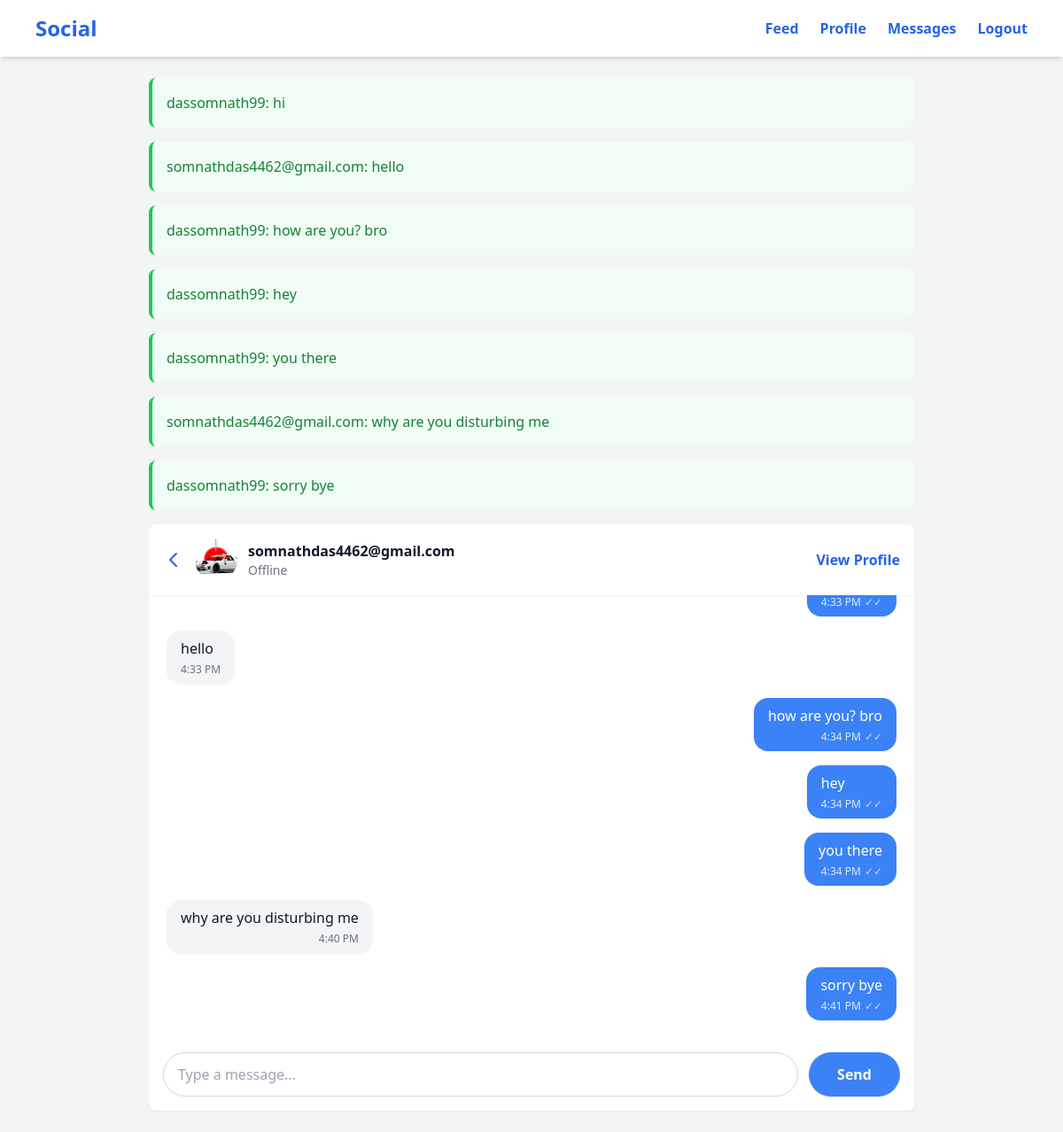
/messages/somnathdas4462@gmail.com/ (signed in), run on the app's committed database.
### core/models.py (models this page shows, shortened)
class Message(models.Model):
    conversation = models.ForeignKey(Conversation, on_delete=models.CASCADE, related_name='messages')
    sender = models.ForeignKey(User, on_delete=models.CASCADE, related_name='sent_messages')
    content = models.TextField(max_length=2000)
    timestamp = models.DateTimeField(auto_now_add=True)
    is_read = models.BooleanField(default=False)
    read_at = models.DateTimeField(null=True, blank=True)
    class Meta:
        ordering = ['timestamp']
    def __str__(self):
        return f"{self.sender.username}: {self.content[:50]}"

class Profile(models.Model):
    user = models.OneToOneField(User, on_delete=models.CASCADE)
    bio = models.TextField(max_length=500, blank=True)
    avatar = models.ImageField(upload_to='avatars/', blank=True, null=True)
    following = models.ManyToManyField('self', symmetrical=False, related_name='followers', blank=True)
    is_online = models.BooleanField(default=False)
    last_seen = models.DateTimeField(auto_now=True)
    created_at = models.DateTimeField(auto_now_add=True)

### core/views.py (the view, shortened to what this page needs)
# urls.py: path('messages/<str:username>/', views.chat_view, name='chat_view'),
@login_required
def chat_view(request, username):
    other_user = get_object_or_404(User, username=username)
    if other_user == request.user:
        return redirect('message_list')
    conversation = Conversation.get_or_create_conversation(request.user, other_user)
    messages = conversation.messages.select_related('sender').all()
    unread_messages = messages.filter(is_read=False).exclude(sender=request.user)
    return render(request, 'core/chat.html',{
        'other_user':other_user,
        'conversation':conversation,
        'messages':messages
    })

### core/models.py (called while the page is built)
    @staticmethod
    def get_or_create_conversation(user1, user2):
        if user1.id > user2.id:
            user1, user2 = user2, user1
        conversation, created = Conversation.objects.get_or_create(
            user1=user1,
            user2=user2
        )
        return conversation

### core/templates/core/chat.html (shortened to what this page needs)
{% extends 'core/base.html' %}
{% block content %}
<div class="max-w-4xl mx-auto">
    <div class="bg-white rounded-t-lg shadow-sm p-4 flex items-center justify-between sticky top-16 z-40">
        <div class="flex items-center gap-3">
            <a href="{% url 'core:messages_list' %}"
               class="text-blue-600 hover:text-blue-700 transition-colors">
                <svg class="w-6 h-6" fill="none" stroke="currentColor" viewBox="0 0 24 24">
                    <path stroke-linecap="round" stroke-linejoin="round" stroke-width="2" d="M15 19l-7-7 7-7"></path>
                </svg>
            </a>
            {% if other_user.profile.avatar %}
                <img src="{{ other_user.profile.avatar.url }}"
                     class="w-12 h-12 rounded-full object-cover">
            {% else %}
                <div class="w-12 h-12 rounded-full bg-blue-500 text-white flex items-center justify-center font-bold text-lg">
                    {{ other_user.username.0|upper }}
                </div>
            {% endif %}
            <div>
                <div class="font-semibold text-gray-900">{{ other_user.username }}</div>
                <div id="user-status" class="text-sm">
                    {% if other_user.profile.is_online %}
                        <span class="text-green-600 font-medium">● Active now</span>
                    {% else %}
                        <span class="text-gray-500">Offline</span>
                    {% endif %}
                </div>
            </div>
        </div>
        <a href="{% url 'core:profile' other_user.username %}"
           class="text-blue-600 hover:text-blue-700 font-semibold transition-colors">
            View Profile
        </a>
    </div>
    <div class="bg-white overflow-y-auto p-5 flex flex-col space-y-4"
         id="chat-messages"
         style="height: 500px;">
        {% for message in messages %}
        <div class="flex animate-fade-in {% if message.sender == request.user %}justify-end{% endif %}"
             data-message-id="{{ message.id }}">
            <div class="max-w-[70%] {% if message.sender == request.user %}bg-blue-500 text-white{% else %}bg-gray-100 text-gray-900{% endif %} rounded-2xl px-4 py-2 shadow-sm">
                <p class="break-words">{{ message.content }}</p>
                <div class="flex items-center justify-end gap-1 mt-1">
                    <span class="text-xs {% if message.sender == request.user %}text-blue-100{% else %}text-gray-500{% endif %}">
                        {{ message.timestamp|date:"g:i A" }}
                    </span>
                    {% if message.sender == request.user and message.is_read %}
                        <span class="text-xs text-blue-200">✓✓</span>
                    {% endif %}
                </div>
            </div>
        </div>
        {% endfor %}
    </div>
    <div class="bg-white rounded-b-lg shadow-sm p-4 flex gap-3">
        <input type="text"
               class="flex-1 px-4 py-3 border border-gray-300 rounded-full outline-none focus:ring-2 focus:ring-blue-500 focus:border-transparent"
               id="message-input"
               placeholder="Type a message..."
               autocomplete="off"
               maxlength="2000">
        <button class="bg-blue-500 hover:bg-blue-600 text-white px-8 py-3 rounded-full font-semibold disabled:bg-gray-300 disabled:cursor-not-allowed transition-colors shadow-sm hover:shadow"
                id="send-btn"
                onclick="sendMessage()">
            Send
        </button>
    </div>
</div>
{% endblock %}

### core/templates/core/base.html (shortened to what this page needs)
<!DOCTYPE html>
<html lang="en">
<head>
    <script src="https://cdn.tailwindcss.com"></script>
</head>
<body class="bg-gray-100 min-h-screen">
    <nav class="bg-white shadow-md sticky top-0 z-50">
        <div class="max-w-6xl mx-auto px-4">
            <div class="flex justify-between items-center h-16">
                <a href="{% if user.is_authenticated %}{% url 'core:feed' %}{% else %}{% url "core:signup" %}{% endif %}" class="text-2xl font-bold text-blue-600 hover:text-blue-700 transition-colors">
                    Social
                </a>
                <div class="flex gap-6">
                    {% if user.is_authenticated %}
                        <a href="{% url 'core:feed' %}" class="text-blue-600 hover:text-blue-700 font-semibold transition-colors">Feed</a>
                        <a href="{% url 'core:profile' user.username %}" class="text-blue-600 hover:text-blue-700 font-semibold transition-colors">Profile</a>
                        <a href="{% url 'core:messages_list' %}" class="text-blue-600 hover:text-blue-700 font-semibold transition-colors">Messages</a>
                        <a href="{% url 'core:logout' %}" class="text-blue-600 hover:text-blue-700 font-semibold transition-colors">Logout</a>
                    {% else %}
                        <a href="{% url 'core:login' %}" class="text-blue-600 hover:text-blue-700 font-semibold transition-colors">Login</a>
                        <a href="{% url 'core:signup' %}" class="text-blue-600 hover:text-blue-700 font-semibold transition-colors">Sign Up</a>
                    {% endif %}
                </div>
            </div>
        </div>
    </nav>
    <div class="max-w-4xl mx-auto px-4 py-6">
        {% if messages %}
            {% for message in messages %}
            <div class="mb-4 p-4 rounded-lg {% if message.tags == 'error' %}bg-red-50 border-l-4 border-red-500 text-red-700{% else %}bg-green-50 border-l-4 border-green-500 text-green-700{% endif %}">
                {{ message }}
            </div>
            {% endfor %}
        {% endif %}
        {% block content %}{% endblock %}
    </div>
</body>
</html>

### core/templates/core/chat.html (style rules this page uses)
.animate-fade-in { animation: fade-in 0.3s ease-out; }

### data on the page
Message: sender+content "dassomnath99: hi", timestamp "4:33 PM"
Message: sender+content "somnathdas4462@gmail.com: hello", content "hello", timestamp "4:33 PM"
Message: sender+content "dassomnath99: how are you? bro", content "how are you? bro", timestamp "4:34 PM"
Message: sender+content "dassomnath99: hey", content "hey", timestamp "4:34 PM"
Message: sender+content "dassomnath99: you there", content "you there", timestamp "4:34 PM"
Message: sender+content "somnathdas4462@gmail.com: why are you disturbing me", content "why are you disturbing me", timestamp "4:40 PM"
Message: sender+content "dassomnath99: sorry bye", content "sorry bye", timestamp "4:41 PM"

### other printed values
{{ other_user.username }} "somnathdas4462@gmail.com"
